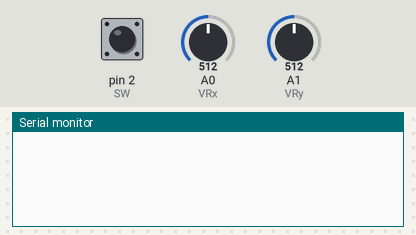
The sketch below on a simulated Arduino Uno, built with avr-gcc and run on an emulated ATmega328P. Parts: the last lines printed to the serial monitor. The test bench sets the inputs (shaded band); at power-on: A0 (VRx) = 512, A1 (VRy) = 512, pin 2 (SW) HIGH.

Above: at 1.2 s.
1.3 s: A0 (VRx) set to 1010
At 2.4 s:
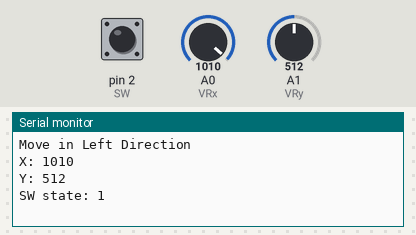
2.8 s: A0 (VRx) set to 511
At 3.5 s:
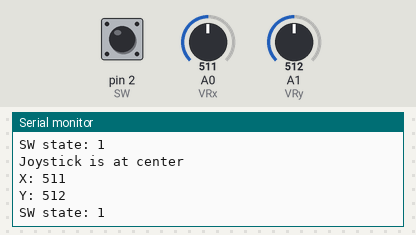
4.3 s: A1 (VRy) set to 1010
At 5.5 s:
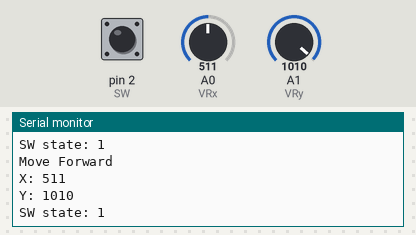
5.8 s: A1 (VRy) set to 10
At 6.7 s:
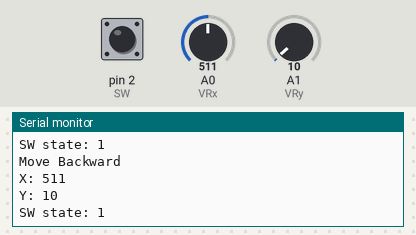
Timing chart, 0 to 8.3 s (numbered marks = the images above; inputs shaded):
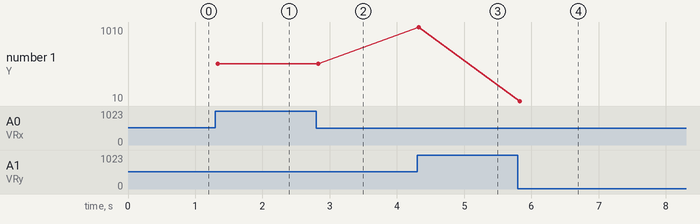

The sketch:

Joystick_interface.ino
```cpp
#define MOVE_STATE_NONE 0
#define MOVE_STATE_UP 1
#define MOVE_STATE_DOWN 2
#define MOVE_STATE_LEFT 3
#define MOVE_STATE_RIGHT 4
#define MOVE_STATE_UL 5
#define MOVE_STATE_DL 6
#define MOVE_STATE_DR 7
#define MOVE_STATE_UR 8


int VRx = A0;
int VRy = A1;
int SW = 2;

int xPosition = 0;
int yPosition = 0;
int SW_state = 0;

int MOVE_STATE = 0;

void fun_print(int x, int y, int z);
void fun_logic(int xPosition, int yPosition, int SW_state );

void setup() {
  // put your setup code here, to run once:
  Serial.begin(9600);

  pinMode(VRx, INPUT);
  pinMode(VRy, INPUT);
  pinMode(SW, INPUT);

}

void loop() {
   // put your main code here, to run repeatedly:
  xPosition = analogRead(VRx);
  yPosition = analogRead(VRy);
  SW_state = digitalRead(SW);

//  Serial.println("Joystick is at center ");

  fun_logic(xPosition, yPosition, SW_state);

//  delay(1000);

}

void fun_print(int x, int y, int z)
{

  Serial.print("X: ");
  Serial.println(x);
  Serial.print("Y: ");
  Serial.println(y);
  Serial.print("SW state: ");
  Serial.println(z);
  Serial.println();
}

void fun_logic(int xPosition, int yPosition, int SW_state)
{

  //Default-center
  if((500 <= xPosition) && (xPosition <= 520) && (500 <= yPosition) && (yPosition <= 520))
  {
    if (MOVE_STATE != MOVE_STATE_NONE)
    {
      MOVE_STATE = MOVE_STATE_NONE;
      Serial.println("Joystick is at center ");

      fun_print(xPosition, yPosition, SW_state);


    }
  }

  //Up
  else if((500 <= xPosition) && (xPosition <= 520)&& (1000 <= yPosition) && (yPosition <= 1024))
  {
    if (MOVE_STATE != MOVE_STATE_UP)
    {
      MOVE_STATE = MOVE_STATE_UP;
      Serial.println("Move Forward ");

      fun_print(xPosition, yPosition, SW_state);


    }
  }

  //Down
  else if((500 <= xPosition) && (xPosition <= 520)&& (0 <= yPosition) && (yPosition <= 20))
  {
    if (MOVE_STATE != MOVE_STATE_DOWN)
    {
      MOVE_STATE = MOVE_STATE_DOWN;
      Serial.println("Move Backward ");

      fun_print(xPosition, yPosition, SW_state);

    }
  }

  //Left
  else if((500 <= yPosition) && (yPosition <= 520)&& (1000 <= xPosition) && (xPosition <= 1024))
  {
    if (MOVE_STATE != MOVE_STATE_LEFT)
    {
      MOVE_STATE = MOVE_STATE_LEFT;
      Serial.println("Move in Left Direction ");

      fun_print(xPosition, yPosition, SW_state);

    }
  }

  //Right
  else if((500 <= yPosition) && (yPosition <= 520) && (0 <= xPosition) && (xPosition <= 20))
  {
    if (MOVE_STATE != MOVE_STATE_RIGHT)
    {
      MOVE_STATE = MOVE_STATE_RIGHT;
      Serial.println("Moving in Right direction ");

      fun_print(xPosition, yPosition, SW_state);

    }
  }

  //MOVE_STATE_UL, up-left dir
  else if((520 < yPosition) && (yPosition < 1000)&& (1000 > xPosition) && (xPosition > 520))
  {
    if (MOVE_STATE != MOVE_STATE_UL)
    {
      MOVE_STATE = MOVE_STATE_UL;
      Serial.println("Move in Up-Left Direction ");

      fun_print(xPosition, yPosition, SW_state);

    }
  }

  //MOVE_STATE_DL, down-left dir
  else if((20 < yPosition) && (yPosition < 500)&& (1000 > xPosition) && (xPosition > 520))
  {
    if (MOVE_STATE != MOVE_STATE_DL)
    {
      MOVE_STATE = MOVE_STATE_DL;
      Serial.println("Move in Down-Left Direction ");

      fun_print(xPosition, yPosition, SW_state);

    }
  }

  //MOVE_STATE_DR, down-left dir
  else if((20 < yPosition) && (yPosition < 500)&& (500 > xPosition) && (xPosition > 20))
  {
    if (MOVE_STATE != MOVE_STATE_DR)
    {
      MOVE_STATE = MOVE_STATE_DR;
      Serial.println("Move in Down-Right Direction ");

      fun_print(xPosition, yPosition, SW_state);

    }
  }

  //MOVE_STATE_UR, down-left dir
  else if((520 < yPosition) && (yPosition < 1000)&& (500 > xPosition) && (xPosition > 20))
  {
    if (MOVE_STATE != MOVE_STATE_UR)
    {
      MOVE_STATE = MOVE_STATE_UR;
      Serial.println("Move in Up-Right Direction ");

      fun_print(xPosition, yPosition, SW_state);

    }
  }

  else
  {
//    Serial.println("Moving inbetween");
//    fun_print(xPosition, yPosition, SW_state);
  }

}
```

Measured:
- after the input at 1.3 s, the serial monitor: prints a new line at once (image 1)
- after the input at 2.8 s, the serial monitor: prints a new line at once (image 2)
- after the input at 4.3 s, the serial monitor: prints a new line at once (image 3)
- after the input at 5.8 s, the serial monitor: prints a new line at once (image 4)
- plotted number 1: 1010 → 10 after the input at 5.8 s
